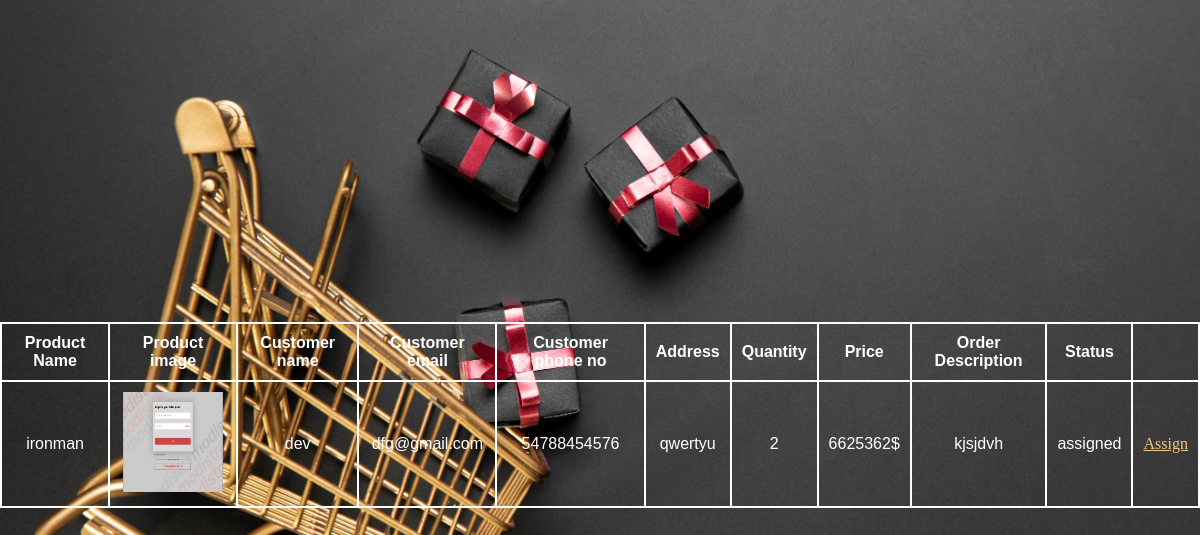
/sellerorder (signed in), run on an earlier commit of the app's database.
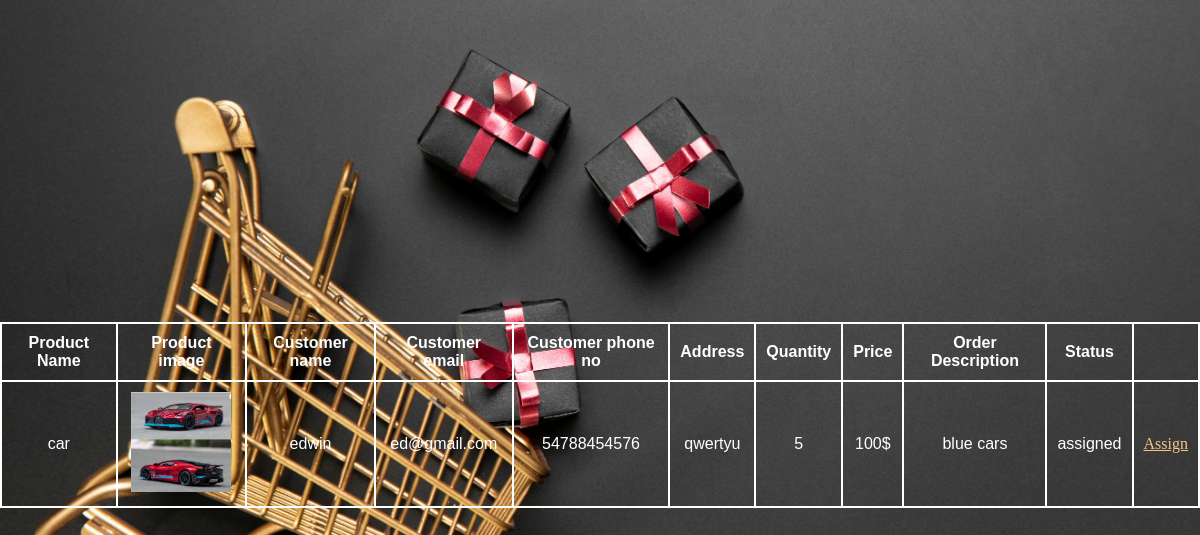
And on a later commit of the database.
### SpeedKartApp/models.py (models this page shows)
class Order_Table(models.Model):
    Date_Time = models.DateTimeField(auto_now_add=True, null=True, blank=True)
    Order_details = models.CharField(max_length=100, null=True, blank=True)
    PRODUCT_ID = models.ForeignKey(Product_Table,on_delete=models.CASCADE, null= True, blank= True)
    User = models.ForeignKey(UserTable_model, on_delete=models.CASCADE, null=True, blank=True)
    Quantity = models.IntegerField(null= True, blank= True)
    Order_Status = models.CharField(max_length=100, null=True, blank=True)

class Product_Table(models.Model):
    SELLER_ID = models.ForeignKey(Seller_Table, on_delete=models.CASCADE, null=True, blank=True)
    CATEGORY= models.ForeignKey(Category_Table, on_delete=models.CASCADE, null=True, blank=True)
    Product_name = models.CharField(max_length=100, null=True, blank=True)
    Product_image = models.FileField(upload_to='product/',null= True,blank=True)
    Description =  models.CharField(max_length= 100, null= True, blank= True)
    Price = models.IntegerField(null= True, blank= True)
    Quantity = models.IntegerField(null= True, blank= True)

class UserTable_model(models.Model):
    LOGIN_ID = models.ForeignKey(LoginTable_model, on_delete=models.CASCADE, null=True, blank=True)
    Name = models.CharField(max_length=100, null=True, blank=True)
    Email = models.CharField(max_length=100, null=True, blank=True)
    Phone_no = models.IntegerField(null= True, blank= True)
    Address = models.CharField(max_length=200, null=True, blank=True)

### SpeedKartApp/views.py (the view)
# urls.py: path('sellerorder', SellerOrder.as_view(), name="sellerorder"),
class SellerOrder(View):
    def get(self, request):
        obj=Order_Table.objects.filter(PRODUCT_ID__SELLER_ID__LOGIN_ID_id=request.session['login_id'])
        print(request.session['login_id'])
        return render(request, 'seller/vieworder_seller.html', {'obj': obj})

### templates/seller/vieworder_seller.html (shortened to what this page needs)
{% load static %}
<!DOCTYPE html>
<html lang="en">
<head>
    <link rel="stylesheet" href="{% static 'style.css'  %}">
</head>
<body>
    <div class="test">
        <table>
        <th>Product Name</th>
        <th>Product image</th>
        <th>Customer name </th>
        <th>Customer email</th>
        <th>Customer phone no</th>
        <th>Address</th>
        <th>Quantity</th>
        <th>Price</th>
        <th>Order Description</th>
        <th>Status</th>
        <th></th>
        {% for i in obj %}
       <tr>
        <td>{{ i.PRODUCT_ID.Product_name}}</td>
        <td><img src="{{i.PRODUCT_ID.Product_image.url}}" alt="" height="100px" width="100px"></td>
        <td>{{ i.User.Name }}</td>
        <td>{{ i.User.Email }}</td>
        <td>{{ i.User.Phone_no }}</td>
        <td>{{ i.User.Address }}</td>
        <td>{{ i.Quantity }}</td>
        <td>{{ i.PRODUCT_ID.Price }}$</td>
        <td>{{ i.PRODUCT_ID.Description }}</td>
        <td>{{ i.Order_Status }}</td>
       <div class="asign">
        <td>
            <a href="/assigndeliveryboyseller/{{i.id}}">Assign</a>
        </td></div>
       </tr>
       {% endfor %}
    </table>
</body>
</html>

What changed in the data, as far as the page shows it:
removed Order_Table: PRODUCT_ID.Product_name "ironman", PRODUCT_ID.Product_image (picture), User.Name "dev", User.Email "dfg@gmail.com", User.Phone_no "54788454576", User.Address "qwertyu", Quantity "2", PRODUCT_ID.Price "6625362", PRODUCT_ID.Description "kjsjdvh", Order_Status "assigned"
added Order_Table: PRODUCT_ID.Product_name "car", PRODUCT_ID.Product_image (picture), User.Name "edwin", User.Email "ed@gmail.com", User.Phone_no "54788454576", User.Address "qwertyu", Quantity "5", PRODUCT_ID.Price "100", PRODUCT_ID.Description "blue cars", Order_Status "assigned"
